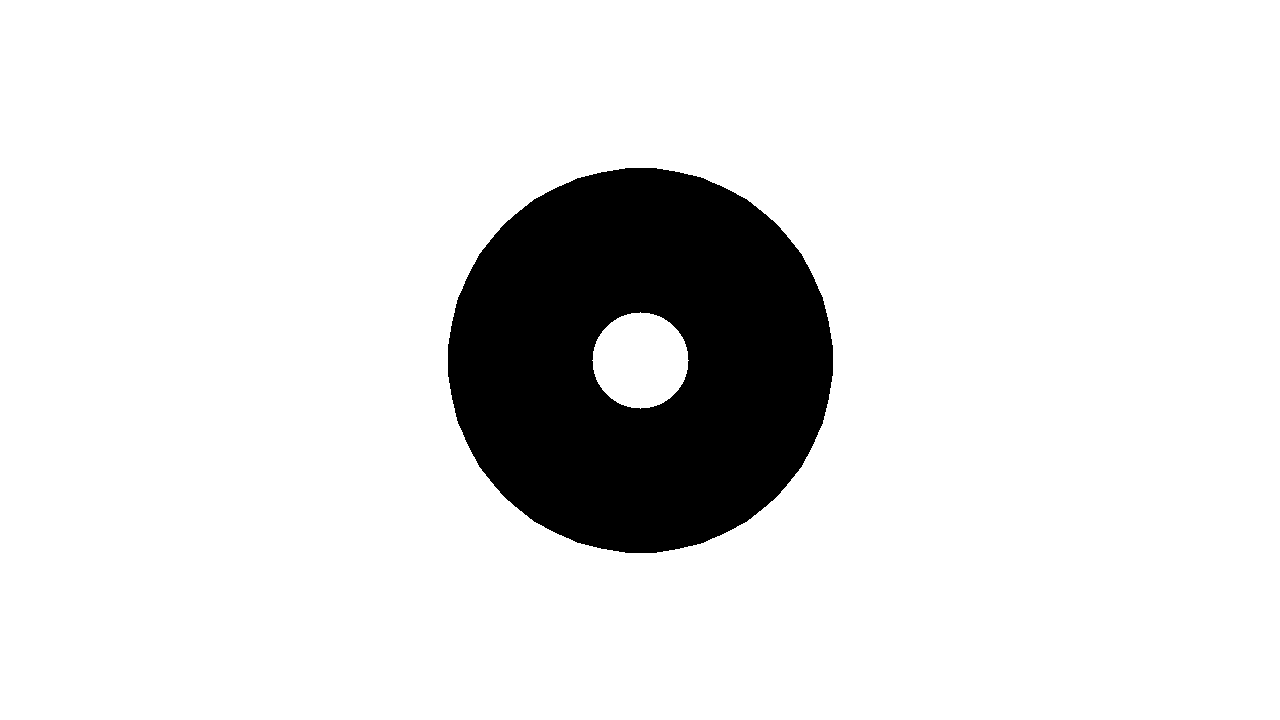
#> input picture dataset/originales/pieza_01.png, 1280 x 720 px
$ python main.py ../dataset/originales/pieza_01.png
#> lines starting #> are read from the running program, lines starting #| are printed output that depends on the picture; after the words box and inside, x2 and y2 are one past the last pixel; in counts of white or black regions, pixels touching at a corner belong together
from __future__ import annotations

import argparse
from pathlib import Path

import cv2
import numpy as np


def normalizar_angulo(angulo: float) -> float:
    while angulo > 90:
        angulo -= 180
    while angulo < -90:
        angulo += 180
    return angulo


def contar_agujeros(mask: np.ndarray, area_min: int = 30) -> int:
    contornos, jerarquia = cv2.findContours(mask, cv2.RETR_CCOMP, cv2.CHAIN_APPROX_SIMPLE)
    if jerarquia is None:
        return 0
    return sum(
        1
        for i, c in enumerate(contornos)
        if jerarquia[0][i][3] != -1 and cv2.contourArea(c) >= area_min
    )


def clasificar(prop: dict) -> str:
    v = prop["vertices_aprox"]
    h = prop["numero_agujeros"]
    ar = prop["aspect_ratio"]
    s = prop["solidity"]
    c = prop["circularity"]
    e = prop["extent"]

    if c > 0.80 and v > 10:
        return "circulo_o_brida_circular" if h >= 1 else "circulo"
    if v == 3:
        return "triangulo"
    if v == 4:
        return "placa_alargada" if ar > 2.0 or ar < 0.5 else "cuadrilatero_rombo_rectangulo"
    if v == 5:
        return "pentagono"
    if v == 6:
        return "hexagono"
    if 7 <= v <= 9:
        return "octagono_o_poligono_regular"
    if v >= 14 and s < 0.85:
        return "engrane_o_pieza_dentada_perforada" if h >= 1 else "pieza_dentada"
    if h >= 4:
        return "brida_o_placa_multiples_perforaciones"
    if h == 3:
        return "base_o_soporte_tres_perforaciones"
    if h == 2:
        if ar > 2.0:
            return "brazo_mecanico_o_placa_ranurada"
        if s < 0.80:
            return "soporte_muescado_o_irregular"
        return "pieza_dos_perforaciones"
    if h == 1:
        return "perfil_abierto_o_irregular" if s < 0.70 else "pieza_una_perforacion"
    if s < 0.70:
        return "perfil_irregular_o_abierto"
    if e < 0.55:
        return "pieza_con_geometria_compuesta"
    return "pieza_general"


def detectar_pieza(image_path: str | Path, output_path: str | Path | None = None, figura: str | None = None) -> dict:
#> called with image_path = '../dataset/originales/pieza_01.png'
    image_path = Path(image_path)
    img = cv2.imread(str(image_path))
#> img is the input picture: shape (720, 1280, 3); values 35 (black) and 255 (white), 88.2% white; 1 black region, box (x1, y1, x2, y2) and area: (448, 168, 833, 553) 108972
    if img is None:
        raise FileNotFoundError(f"No se pudo cargar la imagen: {image_path}")

    gray = cv2.cvtColor(img, cv2.COLOR_BGR2GRAY)
    _, mask = cv2.threshold(gray, 127, 255, cv2.THRESH_BINARY_INV)
    mask = cv2.morphologyEx(mask, cv2.MORPH_OPEN, np.ones((3, 3), np.uint8))
    edges = cv2.Canny(mask, 50, 150)
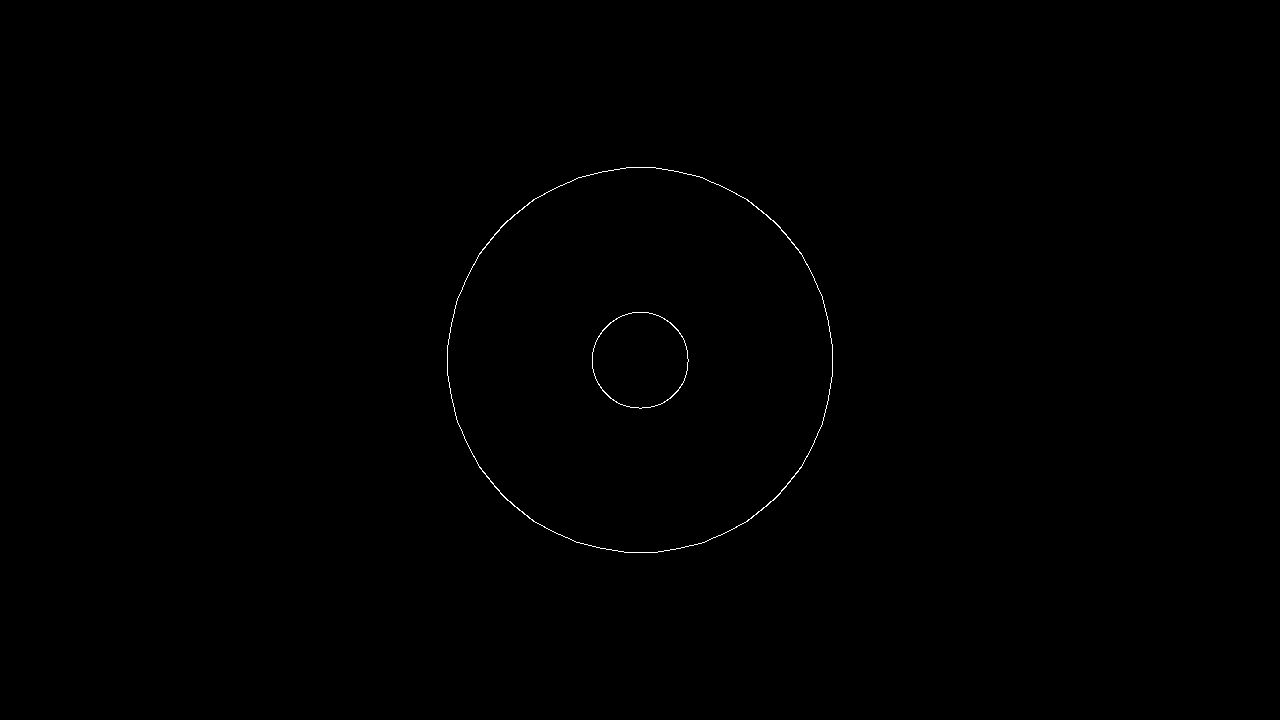
#> edges: shape (720, 1280); 0.17% white in thin lines or dots, all inside (x1, y1, x2, y2) = (447, 167, 833, 553)

    contornos, _ = cv2.findContours(mask, cv2.RETR_EXTERNAL, cv2.CHAIN_APPROX_SIMPLE)
#> contornos = 1 contour; box (x1, y1, x2, y2) and area: (448, 168, 833, 553) 115640
    if not contornos:
        raise ValueError(f"No se encontraron contornos en {image_path.name}")

    contorno = max(contornos, key=cv2.contourArea)
#> contorno = contour of 568 points, box (x1, y1, x2, y2) (448, 168, 833, 553), area 115640
    M = cv2.moments(mask, binaryImage=True)
#> M = moments, m00 108972, centre m10/m00, m01/m00 = (640, 360)
    if M["m00"] == 0:
        raise ValueError(f"La mascara no tiene area valida en {image_path.name}")

    cx = int(M["m10"] / M["m00"])
#> cx = 639
    cy = int(M["m01"] / M["m00"])
#> cy = 360
    mu20 = M["mu20"] / M["m00"]
#> mu20 = 9819.8
    mu02 = M["mu02"] / M["m00"]
#> mu02 = 9819.8
    mu11 = M["mu11"] / M["m00"]
#> mu11 = 0
    angulo = normalizar_angulo(float(np.degrees(0.5 * np.arctan2(2 * mu11, mu20 - mu02))))
#> angulo = 90

    area = float(cv2.countNonZero(mask))
#> area = 108972
    perimetro = float(cv2.arcLength(contorno, True))
#> perimetro = 1273.6
    x, y, w, h = cv2.boundingRect(contorno)
#> x = 448; y = 168; w = 385; h = 385
    hull = cv2.convexHull(contorno)
#> hull = contour of 84 points, box (x1, y1, x2, y2) (448, 168, 833, 553), area 116018
    hull_area = cv2.contourArea(hull)
#> hull_area = 116018
    approx = cv2.approxPolyDP(contorno, 0.02 * perimetro, True)
#> approx = [[625, 168], [494, 235], [448, 376], [515, 506], [656, 552], [786, 485], [832, 345], [765, 214]]

    prop = {
        "perimetro_px": perimetro,
        "aspect_ratio": w / h if h else 0.0,
        "extent": area / (w * h) if w * h else 0.0,
        "solidity": area / hull_area if hull_area else 0.0,
        "circularity": (4 * np.pi * area) / (perimetro ** 2) if perimetro else 0.0,
        "vertices_aprox": int(len(approx)),
        "numero_agujeros": int(contar_agujeros(mask)),
    }
#> in contar_agujeros, `contornos, jerarquia = cv2.findContours(mask, cv2.RETR_CCOMP, cv2.CHAI..`: contornos = 2 contours; box (x1, y1, x2, y2) and area: (448, 168, 833, 553) 115640, (591, 311, 690, 410) 7348; jerarquia = [[-1, -1, 1, -1], [-1, -1, -1, 0]]
#> prop = {'perimetro_px': 1273.6, 'aspect_ratio': 1, 'extent': 0.735, 'solidity': 0.939, 'circularity': 0.844, 'vertices_aprox': 8, 'numero_agujeros': 1}
    clase = clasificar(prop)
#> in clasificar, `v = prop["vertices_aprox"]`: v = 8
#> in clasificar, `h = prop["numero_agujeros"]`: h = 1
#> in clasificar, `s = prop["solidity"]`: s = 0.939
#> in clasificar, `c = prop["circularity"]`: c = 0.844
#> in clasificar, `e = prop["extent"]`: e = 0.735
#> clase = 'octagono_o_poligono_regular'

    out = img.copy()
    cv2.drawContours(out, [contorno], -1, (0, 255, 0), 2)
    cv2.circle(out, (cx, cy), 7, (0, 0, 255), -1)
#> out: shape (720, 1280, 3); mean B, G, R 228.4, 229.6, 228.5
    cv2.rectangle(out, (x, y), (x + w, y + h), (0, 180, 255), 2)

    largo = 140
    xr = int(cx + largo * np.cos(np.deg2rad(angulo)))
#> xr = 639
    yr = int(cy + largo * np.sin(np.deg2rad(angulo)))
#> yr = 500
    xl = int(cx - largo * np.cos(np.deg2rad(angulo)))
#> xl = 639
    yl = int(cy - largo * np.sin(np.deg2rad(angulo)))
#> yl = 220
    cv2.line(out, (xl, yl), (xr, yr), (255, 0, 0), 3)
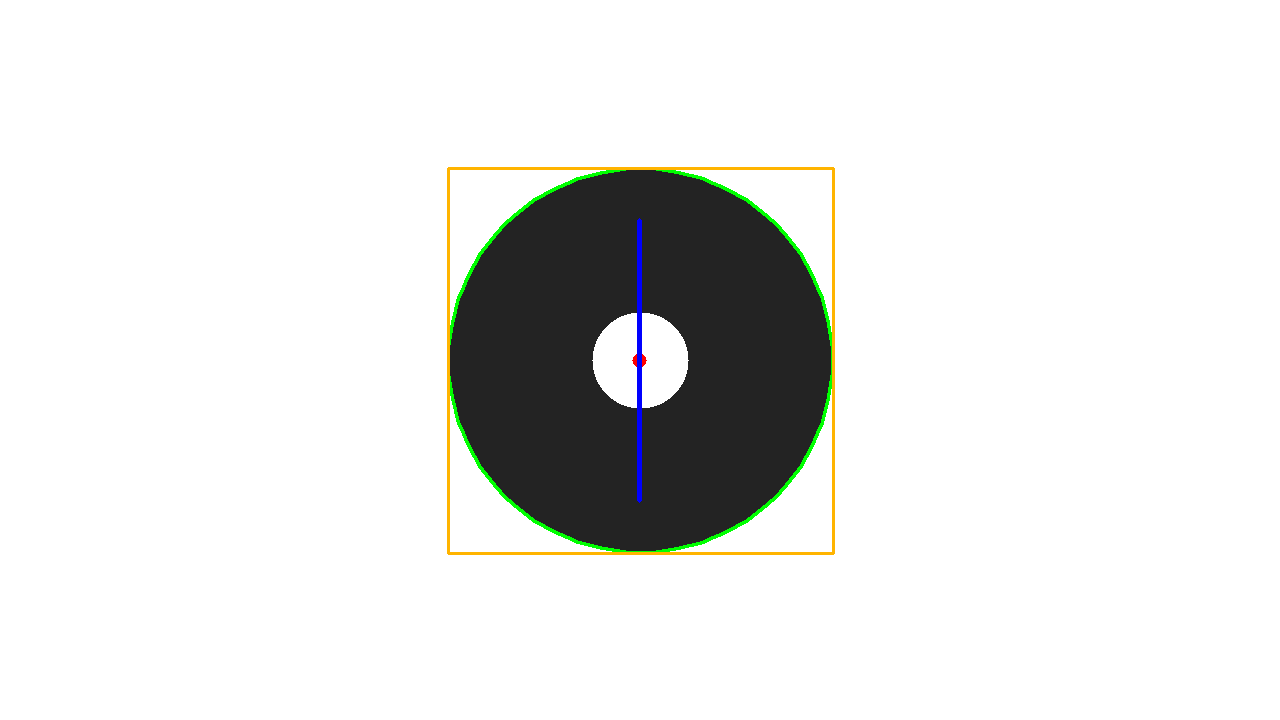
#> out: shape (720, 1280, 3); mean B, G, R 227.5, 229, 228.4

    lineas = [
        f"CG ({cx}, {cy})",
        f"Angulo: {angulo:.2f} deg",
        f"Area: {area:.1f} px2",
        f"Figura CAD: {figura}" if figura else None,
        f"Clasificacion: {clase}",
        f"Agujeros: {prop['numero_agujeros']} | Vertices: {prop['vertices_aprox']}",
    ]
    y0 = 40
    for linea in [l for l in lineas if l]:
        cv2.putText(out, linea, (30, y0), cv2.FONT_HERSHEY_SIMPLEX, 0.8, (0, 0, 0) if "Angulo" not in linea else (255, 0, 0), 2)
        y0 += 40
#> this loop made 5 passes
#> (linea, y0) on passes 1, 2, 3, 5: ('CG (639, 360)', 80), ('Angulo: 90.00 deg', 120), ('Area: 108972.0 px2', 160), ('Agujeros: 1 | Vertices: 8', 240)
#> y0 on pass 4: 200
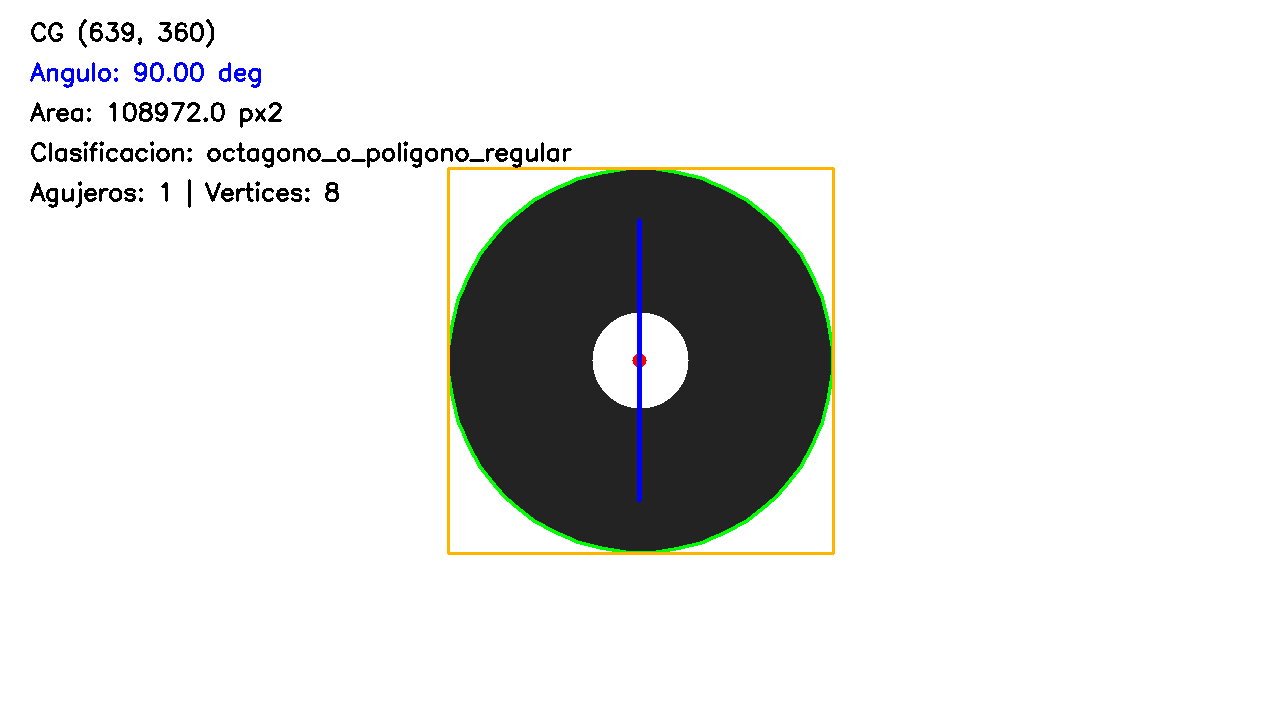
#> out: shape (720, 1280, 3); 1.1% of pixels changed, all inside (x1, y1, x2, y2) = (30, 19, 572, 208)
#> after the loop, y0 = 240

    if output_path:
        output_path = Path(output_path)
        output_path.parent.mkdir(parents=True, exist_ok=True)
        cv2.imwrite(str(output_path), out)

    return {
        "imagen": image_path.name,
        "centroide_px_x": cx,
        "centroide_px_y": cy,
        "angulo_momentos_grados": angulo,
        "area_px2": area,
        "bbox_x": x,
        "bbox_y": y,
        "bbox_w": w,
        "bbox_h": h,
        "figura_clasificada_python": clase,
        **prop,
    }


def main() -> None:
    parser = argparse.ArgumentParser(description="Detector compacto de piezas en imagen.")
    parser.add_argument("imagen", help="Ruta de la imagen a procesar.")
    parser.add_argument("--salida", help="Ruta de la imagen anotada de salida.")
    parser.add_argument("--figura", help="Etiqueta CAD opcional.", default=None)
    args = parser.parse_args()

    resultado = detectar_pieza(args.imagen, args.salida, args.figura)
#> resultado = 17 items
    for k, v in resultado.items():
        print(f"{k}: {v}")
#> this loop made 17 passes
#> (k, v) on passes 1 to 11: ('imagen', 'pieza_01.png'), ('centroide_px_x', 639), ('centroide_px_y', 360), ('angulo_momentos_grados', 90), ('area_px2', 108972), ('bbox_x', 448), ('bbox_y', 168), ('bbox_w', 385), ('bbox_h', 385), ('figura_clasificada_python', 'octagono_o_poligono_regular'), ('perimetro_px', 1273.6)
#| imagen: pieza_01.png
#| centroide_px_x: 639
#| centroide_px_y: 360
#| angulo_momentos_grados: 90.0
#| area_px2: 108972.0
#| bbox_x: 448
#| bbox_y: 168
#| bbox_w: 385
#> (further printed lines are left out)


if __name__ == "__main__":
    main()
